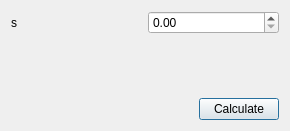
<?xml version="1.0" encoding="UTF-8"?>
<ui version="4.0">
 <class>Dialog</class>
 <widget class="QDialog" name="Dialog">
  <property name="geometry">
   <rect>
    <x>0</x>
    <y>0</y>
    <width>290</width>
    <height>131</height>
   </rect>
  </property>
  <property name="windowTitle">
   <string>B Spline</string>
  </property>
  <layout class="QGridLayout" name="gridLayout_2">
   <item row="0" column="0" colspan="2">
    <layout class="QGridLayout" name="gridLayout">
     <item row="0" column="0">
      <widget class="QLabel" name="label">
       <property name="text">
        <string>s</string>
       </property>
      </widget>
     </item>
     <item row="0" column="1">
      <widget class="QDoubleSpinBox" name="doubleSpinBox">
       <property name="maximum">
        <double>9999.000000000000000</double>
       </property>
      </widget>
     </item>
    </layout>
   </item>
   <item row="1" column="0">
    <spacer name="verticalSpacer">
     <property name="orientation">
      <enum>Qt::Vertical</enum>
     </property>
     <property name="sizeHint" stdset="0">
      <size>
       <width>20</width>
       <height>40</height>
      </size>
     </property>
    </spacer>
   </item>
   <item row="2" column="0">
    <spacer name="horizontalSpacer">
     <property name="orientation">
      <enum>Qt::Horizontal</enum>
     </property>
     <property name="sizeHint" stdset="0">
      <size>
       <width>168</width>
       <height>20</height>
      </size>
     </property>
    </spacer>
   </item>
   <item row="2" column="1">
    <widget class="QPushButton" name="pushButton">
     <property name="text">
      <string>Calculate</string>
     </property>
    </widget>
   </item>
  </layout>
 </widget>
 <resources/>
 <connections/>
</ui>
